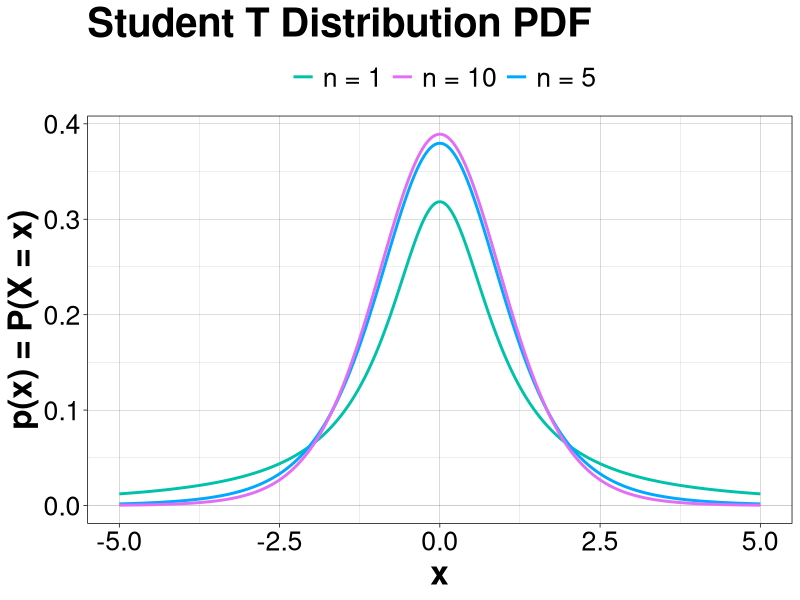
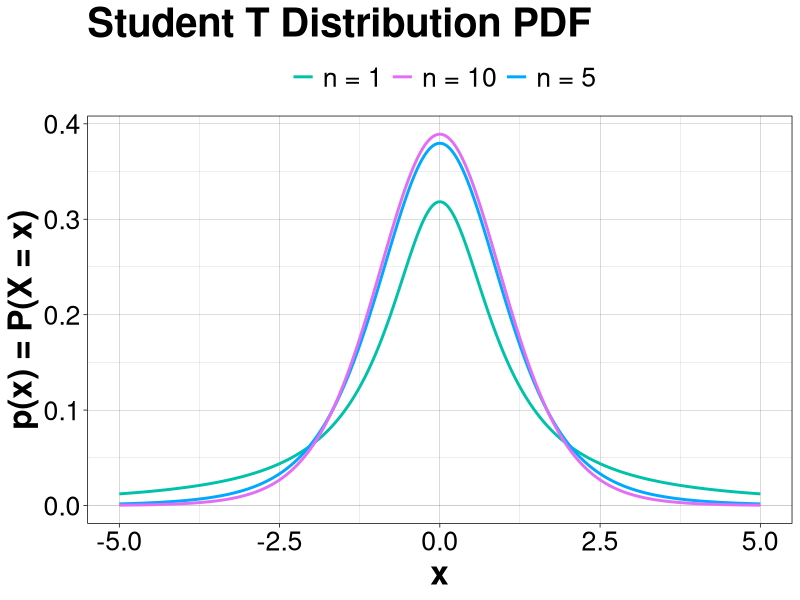
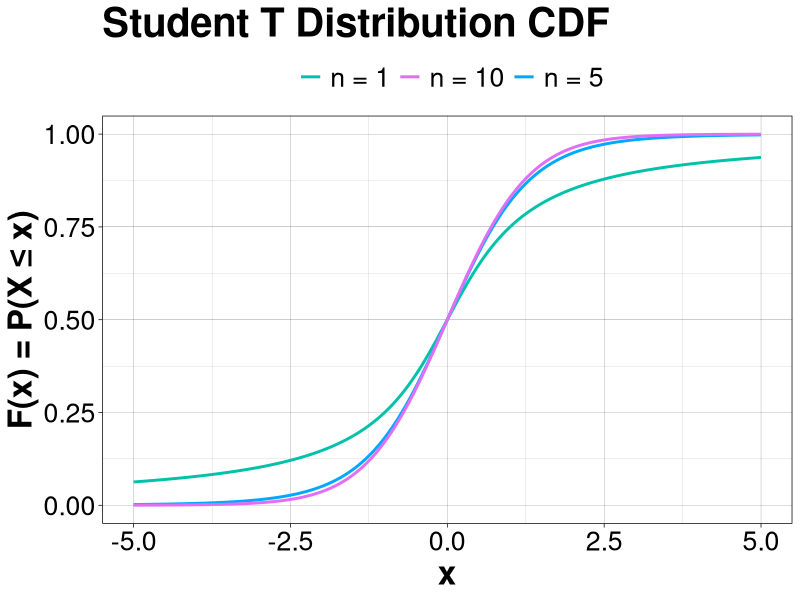
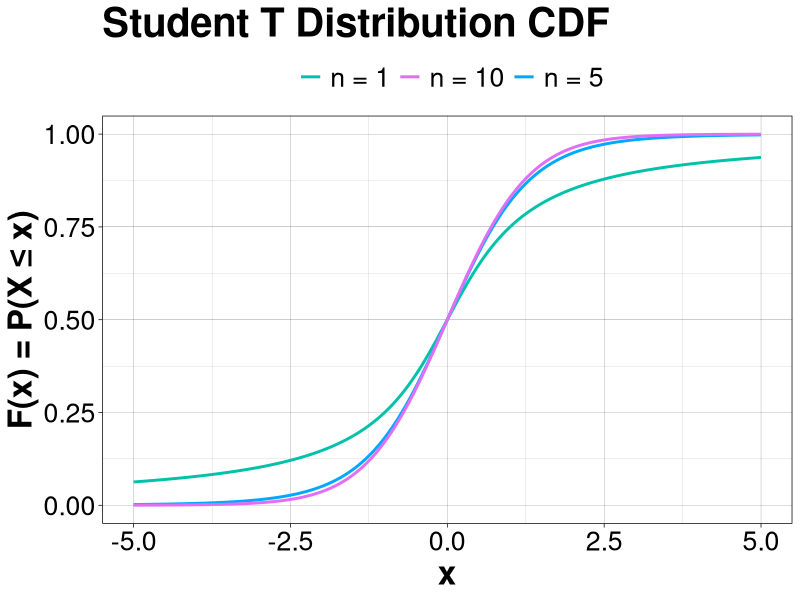

R code for these plots, in order:
library(ggplot2)
library(svglite)

svglite("student_t_PDF.svg")
ggplot() +
xlim(-5, 5) +
geom_function(aes(color = "n = 1"), n = 1000, linewidth = 1,
              fun = dt, args = list(df = 1)) +
geom_function(aes(color = "n = 5"), n = 1000, linewidth = 1,
              fun = dt, args = list(df = 5)) +
geom_function(aes(color = "n = 10"), n = 1000, linewidth = 1,
              fun = dt, args = list(df = 10)) +
labs(x = "x", y = "p(x) = P(X = x)",
     title = "Student T Distribution PDF") +
theme_linedraw() +
theme(text = element_text(size = 24),
      title = element_text(face = "bold"),
      legend.position = "top") +
scale_color_manual(name = "",
                   values = c("n = 1" = "#00C1A9",
                              "n = 5" = "#00A9FF",
                              "n = 10" = "#E36EF6"))
ggsave("student_t_PDF.svg", units = "cm")

svglite("student_t_CDF.svg")
ggplot() +
xlim(-5, 5) +
geom_function(aes(color = "n = 1"), n = 1000, linewidth = 1,
              fun = pt, args = list(df = 1)) +
geom_function(aes(color = "n = 5"), n = 1000, linewidth = 1,
              fun = pt, args = list(df = 5)) +
geom_function(aes(color = "n = 10"), n = 1000, linewidth = 1,
              fun = pt, args = list(df = 10)) +
labs(x = "x", y = "F(x) = P(X ≤ x)",
     title = "Student T Distribution CDF") +
theme_linedraw() +
theme(text = element_text(size = 24),
      title = element_text(face = "bold"),
      legend.position = "top") +
scale_color_manual(name = "",
                   values = c("n = 1" = "#00C1A9",
                              "n = 5" = "#00A9FF",
                              "n = 10" = "#E36EF6"))
ggsave("student_t_CDF.svg", units = "cm")
